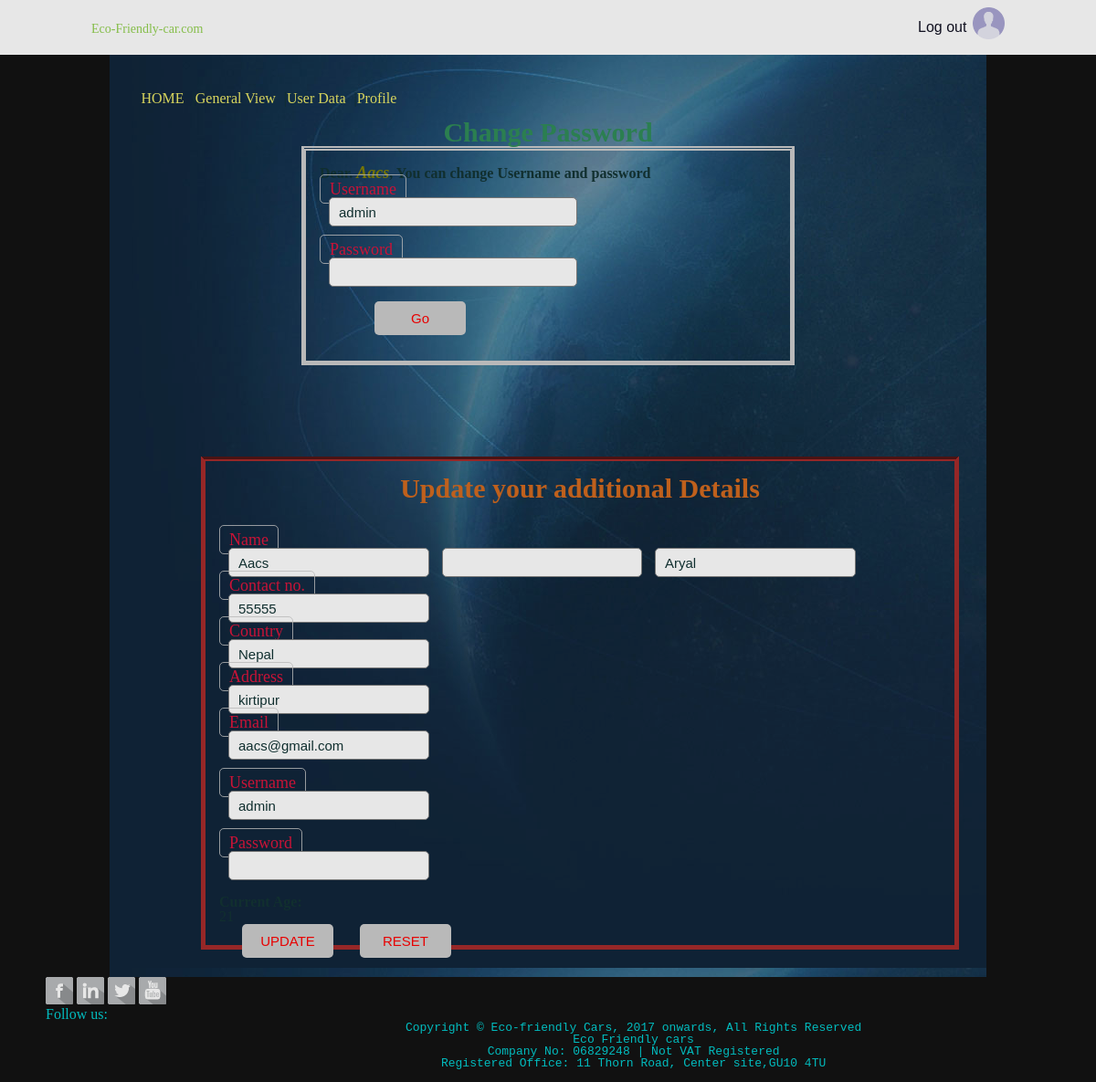
Screenshot of /change_password_admin.php (signed in) with the database file from the repository.
### tables this page shows
CREATE TABLE IF NOT EXISTS `tbl_register` (
`id` int(15) NOT NULL,
  `fname` varchar(45) NOT NULL,
  `mname` varchar(45) NOT NULL,
  `lname` varchar(45) NOT NULL,
  `gender` varchar(5) NOT NULL,
  `dob` date NOT NULL,
  `country` varchar(20) NOT NULL,
  `ph` varchar(10) NOT NULL,
  `address` varchar(80) NOT NULL,
  `post_code` int(6) NOT NULL,
  `email` varchar(50) NOT NULL,
  `username` varchar(30) NOT NULL,
  `password` varchar(30) NOT NULL,
  `usertype` varchar(27) NOT NULL
);

### change_password_admin.php (the view, shortened to what this page needs)
<?php
	include_once 'header.php';
?>
<section>
<div class="main_box">
    <div class="indexes">
            <ul>
               <li><a href="admin_drash.php">HOME</a></li>
                <li>|<a href="admin_general_view.php">General View</a></li>
                <li>|<a href="edit_dash.php">User Data</a></li>
                <li>|<a href="change_password_admin.php">Profile</a></li>
            </ul>
        </div>
            <p><h1 id="display_text">Change Password</h1></p>
        	<?php
        $con=  mysqli_connect("localhost", "root", "", "e_cars");
	$a=$_SESSION['id'];
	$query="select * from tbl_register where id=$a";
        $result= mysqli_query($con,$query);
	$data=mysqli_fetch_array($result);
	?>
    <div class="c_form">
        <h3>Dear. <b style="color: olive; font-size: 18px; text-emphasis: #EEEB66;"><i> <?php echo $data['fname'] ?></b></i>, You can change Username and password</h3>
        <form action="e_action.php" method="post">
            <label> Username </label><br>
            <input type="text" name="username" value="<?php echo $data['username']; ?>"/><br><br>
            <label> Password </label><br>
            <input type="password" name="password"/><br><br>
            <button type="submit" name="go">Go </button>
        </form></div>
    <div class="c_form_down">
        <h3 style="font-family: fantasy;text-align: center; color: chocolate;font-size: 30px;">Update your additional Details</h3>
        <form action="e_action.php" method="post"><br><br>
            <label>Name </label><br>
            <input type="text" name="fname" value="<?php echo $data['fname']; ?>"/>
            <input type="text" name="mname" value="<?php echo $data['mname']; ?>"/>
            <input type="text" name="lname" value="<?php echo $data['lname']; ?>"/>
            <br>
            <label>Contact no.</label>
            <br><input type="text" name="ph" value="<?php echo $data['ph']; ?>"/>
            <br>
            <label>Country</label>
            <br><input type="text" name="country" value="<?php echo $data['country']; ?>"/>
            <br>
            <label>Address</label>
            <br><input type="text" name="address" value="<?php echo $data['address']; ?>"/>
            <br>
            <label>Email</label>
            <br><input type="email" name="email" value="<?php echo $data['email']; ?>"/>
            <br><br> <label> Username </label><br>
            <input type="text" name="username" value="<?php echo $data['username']; ?>"/><br><br>
            <label> Password </label><br>
            <input type="password" name="password"/><br><br>
            <p><h1>Current Age:</h1> <?php $past=new DateTime($data['dob']);
                            ?></p>
            <button type="submit" name="update">UPDATE </button>
            <button type="reset" name="update">RESET </button>
        </form></div>
    </div>
</section>
<?php        include 'footer.php'; ?>

### style.css (style rules this page uses)
html, body, div, span, object, iframe, h1, h2, h3, h4, h5, h6, p, blockquote, pre, abbr, address, cite, code, del, dfn, em, img, ins, kbd, q, samp, small, strong, sub, sup, var, b, i, dl, dt, dd, ol, ul, li, fieldset, form, label, legend, table, caption, tbody, tfoot, thead, tr, th, td, article, aside, canvas, details, figcaption, figure, footer, header, hgroup, menu, nav, section, summary, time, mark, audio, video { margin:0; padding:0; border:0; outline:0; font-size:100%; vertical-align:baseline; background:transparent; }
body { line-height:1; background-color:#EEEB66; margin: 0 auto; }
article,aside,details,figcaption,figure, footer,header,hgroup,menu,nav,section { display:block; }
a { margin:0; padding:0; font-size:100%; vertical-align:baseline; background:transparent; }
input, select { vertical-align:middle; }
a { text-decoration:none; }
body { //background-image: url(images/cars/car.jpg); //background-image: url(images/back.jpg); color: darkturquoise; background-color: #111; background-repeat: no-repeat; opacity: 0.9; }
section .main_box { width:900px; margin:0 auto; padding:30px; //background-image: url(images/cars/car.jpg); background-image: url(images/display/back.jpg); opacity: 0.9px; color: #133; background-color:whitesmoke; }
.indexes { margin:auto; text-align:center; height:40px; float:none; }
.indexes ul li { list-style:none; float: left; margin:10px 0.5% ; }
.indexes ul li a { text-decoration:none; color: #EEEB66; margin:auto; font-family:algerian; font-size:16px; }
#display_text { font-family: initial; font-size: 30px; text-align: center; color: seagreen; }
.c_form { height: 200px; width: 500px; padding: 15px; margin: 0 auto; border: 5px solid #ccc; border-top-style: double; }
.c_form input { height: 20px; width: 50%; margin:0 auto; color: #133; margin-left: 10px; padding: 5px 10px; font-size: 15px; border-radius: 5px; border: 1px solid gray; }
.c_form label { height: 30px; width: 35%; padding: 5px 10px; color:crimson; font-size:18px; border-radius: 5px; border: 1px solid #cccc; }
.c_form button { padding: 10px; margin-left: 60px; font-size: 15px; color: red; background: #ccc; width: 100px; border: none; cursor: pointer; border-radius: 5px; }
.c_form_down { height: 500px; margin-top: 100px; margin-left: 70px; padding: 15px; border: 5px solid brown ; border-top-style: groove; }
.c_form_down input { height: 20px; width: 25%; margin:0 auto; color: #133; margin-left: 10px; padding: 5px 10px; font-size: 15px; border-radius: 5px; border: 1px solid gray; }
.c_form_down label { height: 30px; width: 35%; padding: 5px 10px; color:crimson; font-size:18px; border-radius: 5px; border: 1px solid #cccc; }
.c_form_down button { padding: 10px; margin-left: 25px; font-size: 15px; color: red; background: #ccc; width: 100px; border: none; cursor: pointer; border-radius: 5px; }

### rows the page displays
tbl_register: fname "Aacs", username "admin", lname "Aryal", ph "55555", country "Nepal", address "kirtipur", email "aacs@gmail.com"
